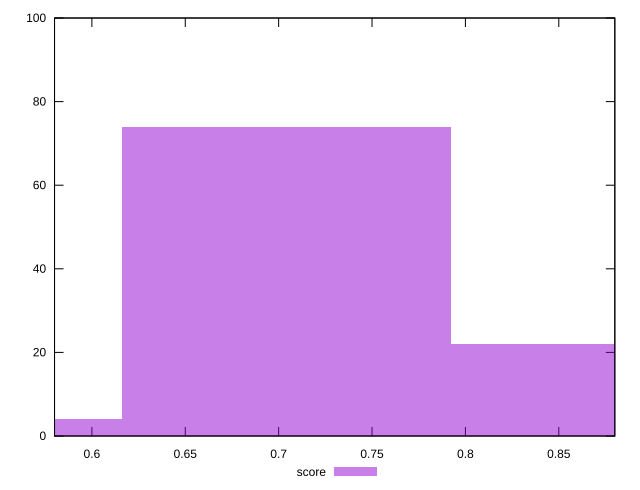

Here is the gnuplot script that generated this plot:
reset

$score <<EOF
0.7042686510632508 74
0.8803358138290635 22
0.5282014882974381 4
EOF

set key outside below
set boxwidth 0.1760671627658127
set xrange [0.58:0.88]
set yrange [0:100]
set trange [0:100]
set style fill transparent solid 0.5 noborder
set terminal svg size 640, 490 enhanced background rgb 'white'
set output "report_00014_2021-02-09T15:56:05.503Z/uses-webp-images/samples/pages+cached+noadtech/score/histogram.svg"

plot $score title "score" with boxes

reset
